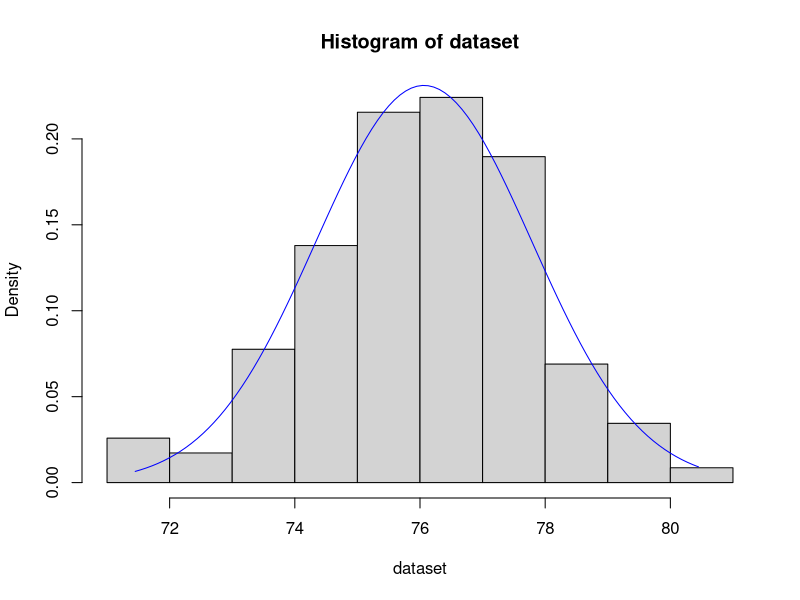
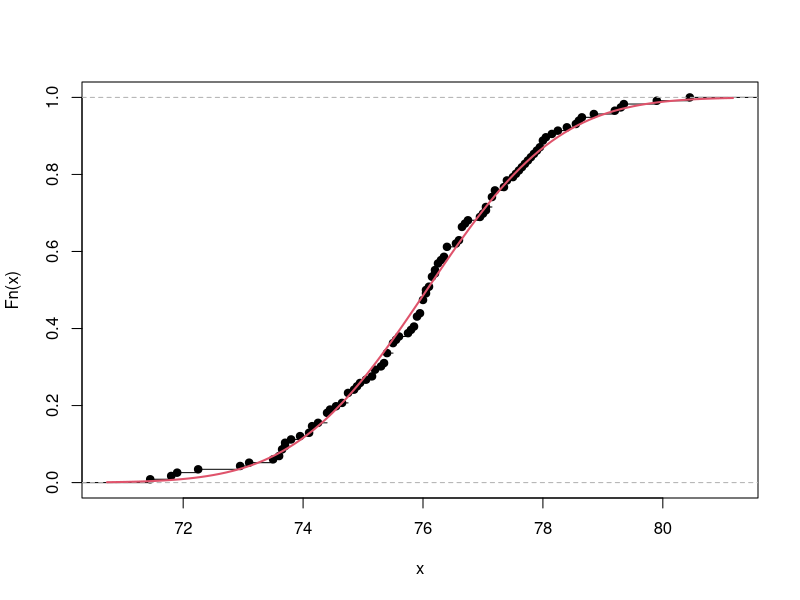
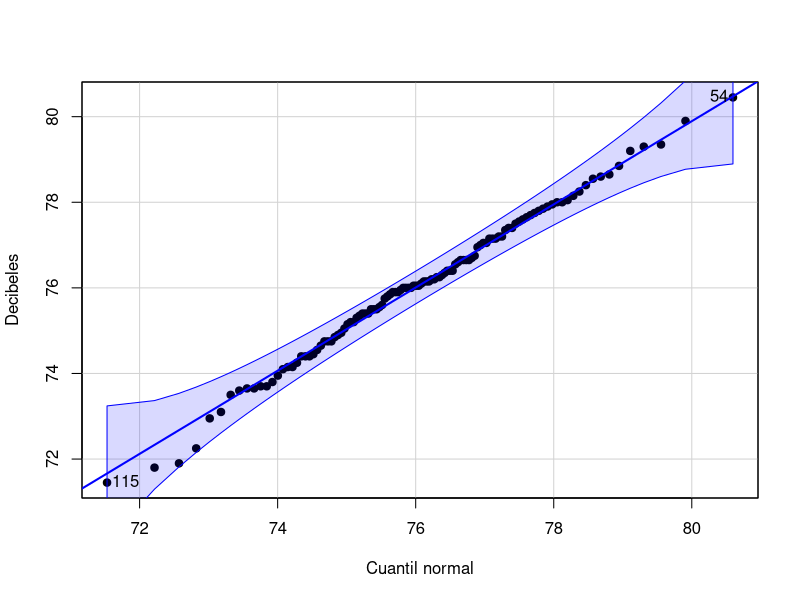
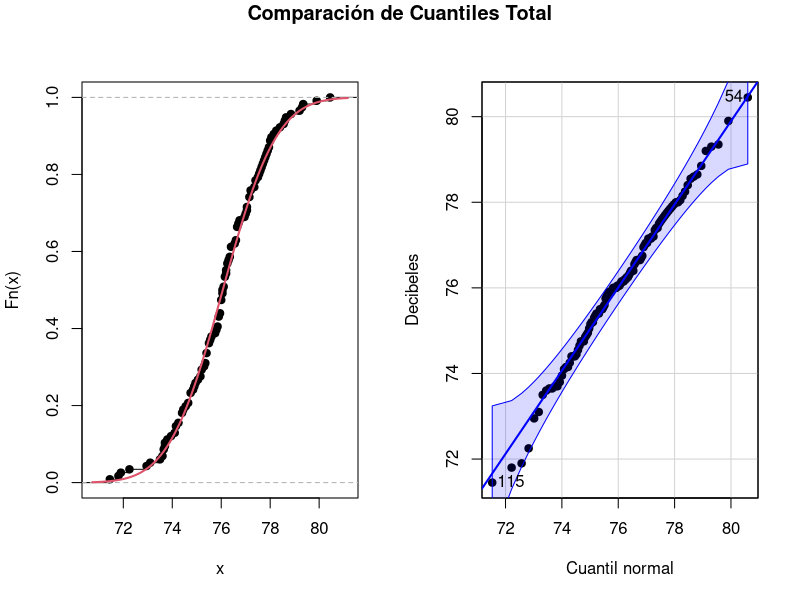
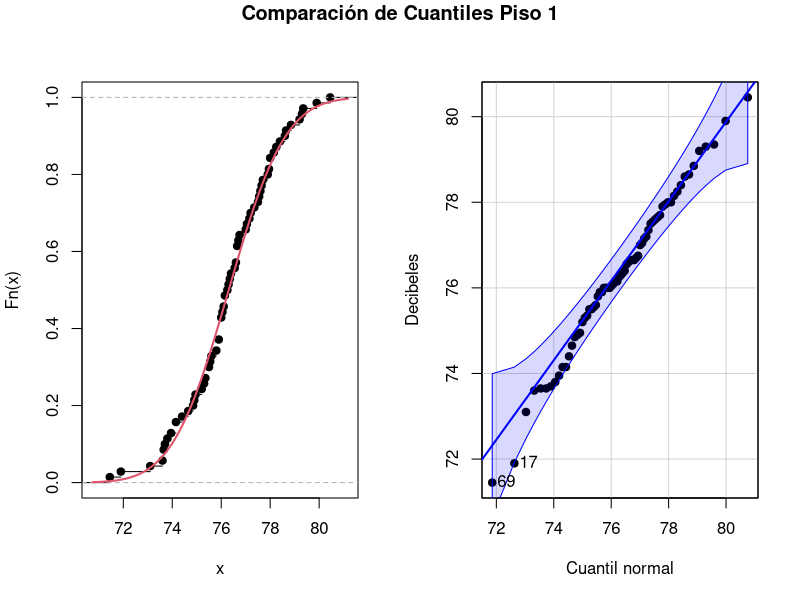
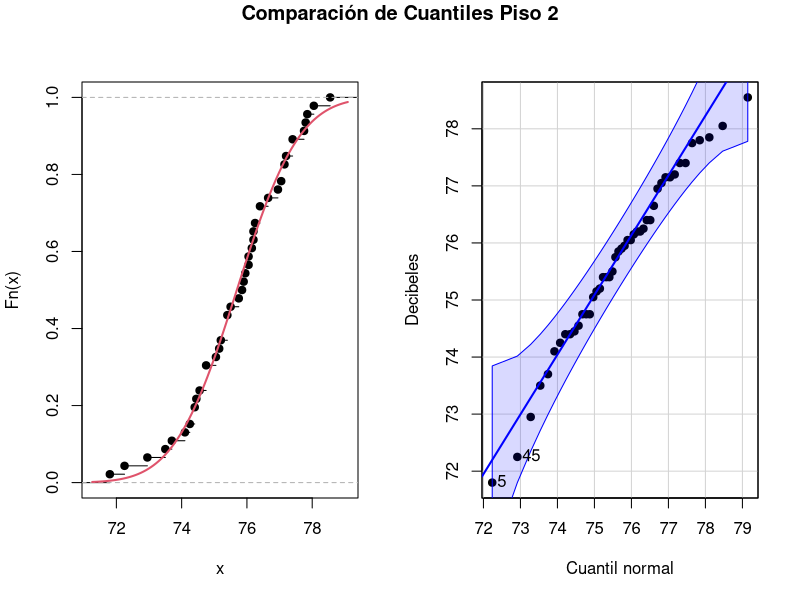
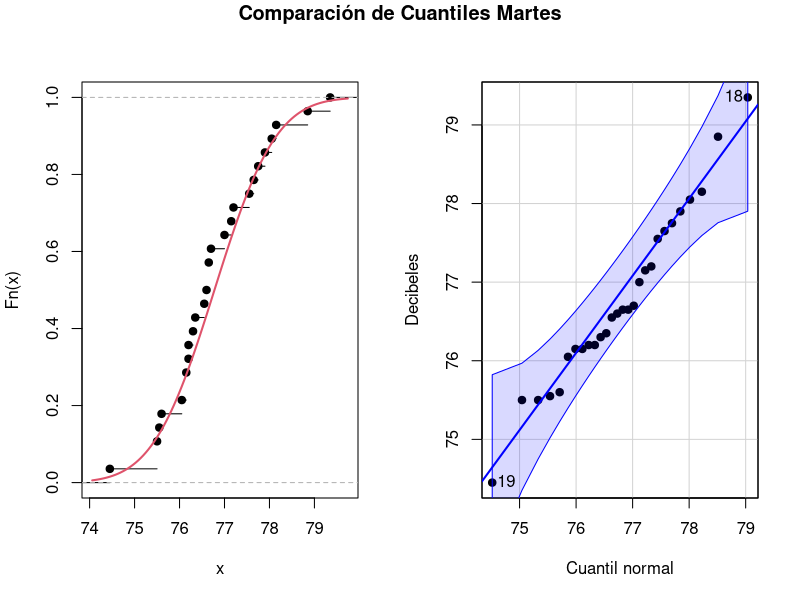
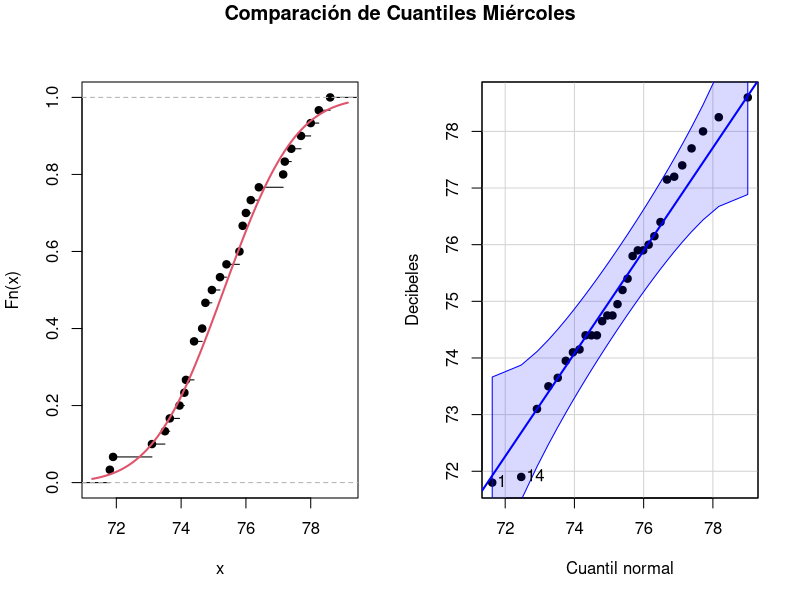

Source code (R) for these figures, in order: (Note: this script raises an error after producing the figures.)
## ---- chunk 1
knitr::opts_chunk$set(echo = TRUE)
## ---- chunk 2
#Lectura de la base de datos principal.
Sonido <- read.csv2("Base de Datos TF.csv", na.string = ".")
## ---- chunk 3
#Nuevas variables para la base de datos principal.

#Variable de Media.
Sonido$Mean_dB <- with(Sonido, (MAX_dB + MIN_dB)/2)

#Variable de Piso 1 y el piso 2.
Sonido$PISO <- with(Sonido, ifelse(LUGAR == "Lu_1" | LUGAR == "Lu_2", "PISO_2", "PISO_1"))

#Resultados y resumenes
str(Sonido)
summary(Sonido)
attach(Sonido)
## ---- chunk 4
# Filtros para analizar normalidad
Piso_1 <- droplevels(subset(Sonido, PISO == "PISO_1"))

Piso_2 <- droplevels(subset(Sonido, PISO == "PISO_2"))

Martes <- droplevels(subset(Sonido, DIA == "MARTES"))

Miercoles <- droplevels(subset(Sonido, DIA == "MIERCOLES"))

Jueves <- droplevels(subset(Sonido, DIA == "JUEVES"))

Viernes <- droplevels(subset(Sonido, DIA == "VIERNES"))

Lugar_1 <- droplevels(subset(Sonido, LUGAR == "Lu_1"))

Lugar_2 <- droplevels(subset(Sonido, LUGAR == "Lu_2"))

Lugar_3 <- droplevels(subset(Sonido, LUGAR == "Lu_3"))

Lugar_4 <- droplevels(subset(Sonido, LUGAR == "Lu_4"))

Lugar_5 <- droplevels(subset(Sonido, LUGAR == "Lu_5"))

Semana_1 <- droplevels(subset(Sonido, SEMANA == "1"))

Semana_2 <- droplevels(subset(Sonido, SEMANA == "2"))
## ---- chunk 5
#Ajuste a la Normal, a estos se los nombramos más adelante como "estadísticos"
require(MASS)
require(car)

ajuste.Mean <- fitdistr(Sonido$Mean_dB, "normal")

ajuste.piso1 <- fitdistr(Piso_1$Mean_dB, "normal")

ajuste.piso2 <- fitdistr(Piso_2$Mean_dB, "normal")

ajuste.mart <- fitdistr(Martes$Mean_dB, "normal")

ajuste.mier <- fitdistr(Miercoles$Mean_dB, "normal")

ajuste.juev <- fitdistr(Jueves$Mean_dB, "normal")

ajuste.vier <- fitdistr(Viernes$Mean_dB, "normal")

ajuste.lugar1 <- fitdistr(Lugar_1$Mean_dB, "normal")

ajuste.lugar2 <- fitdistr(Lugar_2$Mean_dB, "normal")

ajuste.lugar3 <- fitdistr(Lugar_3$Mean_dB, "normal")

ajuste.lugar4 <- fitdistr(Lugar_4$Mean_dB, "normal")

ajuste.lugar5 <- fitdistr(Lugar_5$Mean_dB, "normal")

ajuste.semana1 <- fitdistr(Semana_1$Mean_dB, "normal")

ajuste.semana2 <- fitdistr(Semana_2$Mean_dB, "normal")
## ---- chunk 6
#Función para gráficar densidades respecto a la teórica normal.
dibujarDensidades <- function(estadisticos, dataset, tituloX, tituloY, color){
  hist(dataset, freq = FALSE)
  curve(dnorm( x = x, mean = estadisticos$estimate[1], sd = estadisticos$estimate[2]), from = min(dataset), to = max(dataset),
        col = color, ylim = c(0,0.25), xlab = tituloX, ylab = tituloY, las=1, main = "", add = T)
  }

#Gráficos esperados a ver qupe tipo de distribución es.
dibujarDensidades(ajuste.Mean, Sonido$Mean_dB, "Mean_dB", "Densidad", "blue")
## ---- chunk 7
#Pruebas de Normalidad.
require(nortest)

test <- function(datos){
  ##Test de Shapiro-Wilk
  sw <- shapiro.test(datos$Mean_dB)
  
  ##Lilliefors (Kolmogorov-Smirnov)
  ll<- lillie.test(datos$Mean_dB)
  
  ##Test de Anderson-Darling
  Ad<- ad.test(datos$Mean_dB)
  
  ##Resultados
  sw
  ll
  Ad
  }
#Resultados de los test
test(Sonido)

test(Piso_1)

test(Piso_2)

test(Martes)

test(Miercoles)

test(Jueves)

test(Viernes)

test(Lugar_1)

test(Lugar_2)

test(Lugar_3)

test(Lugar_4)

test(Lugar_5)

test(Semana_1)

test(Semana_2)

#Otros test que sirven para verificar la normalidad.
#require(goftest)
#cv <- cvm.test(MIN_dB, "pnorm", mean = ajuste.MIN$estimate[1], sd=ajuste.MIN$estimate[2])
#Ks <- ks.test(Mean_dB, "pnorm", mean = ajuste.Mean$estimate[1], sd=ajuste.Mean$estimate[2])
#cv <- cvm.test(MIN_dB, "pnorm", mean = ajuste.MIN$estimate[1], sd=ajuste.MIN$estimate[2])
## ---- chunk 8
#Función para generar Gráficos de cuantiles y distribuciones.
GraficCuantiles <- function(datos, ajuste, texto){
  a <- paste("Comparación de Cuantiles", as.character(texto), sep = " ")
  op <- par(no.readonly = TRUE)
  par(mfrow = c(1, 2))
  with(data = NULL, {
    plot(ecdf(datos), main = NULL)
    curve(pnorm(x, ajuste$estimate[1], ajuste$estimate[2]), col = 2, add = T, lwd=2, main = NULL)
    qqPlot(datos, "norm", mean = ajuste$estimate[1], sd = ajuste$estimate[2], pch = 19, 
           ylab = "Decibeles", xlab = "Cuantil normal")
    })
  title(main = a, line = -1, cex = 1, outer = T, font.main = 2)
  par(op)
  }

#Gráfico principal que muestra que todos nuestros datos distribuyen normal por separado.
plot(ecdf(Sonido$Mean_dB), main = NULL)
curve(pnorm(x, ajuste.Mean$estimate[1], ajuste.Mean$estimate[2]), col = 2, add = T, lwd=2, main = NULL)
qqPlot(Sonido$Mean_dB, "norm", mean = ajuste.Mean$estimate[1], sd = ajuste.Mean$estimate[2], pch = 19, 
       ylab = "Decibeles", xlab = "Cuantil normal")

#Generando los gráficos utiliznado la función antes descrita utilizando los filtros y concluir normalidad.
GraficCuantiles(Sonido$Mean_dB, ajuste.Mean, "Total")

GraficCuantiles(Piso_1$Mean_dB, ajuste.piso1, "Piso 1")

GraficCuantiles(Piso_2$Mean_dB, ajuste.piso2, "Piso 2")

GraficCuantiles(Martes$Mean_dB, ajuste.mart, "Martes")

GraficCuantiles(Miercoles$Mean_dB, ajuste.mier, "Miércoles")

GraficCuantiles(Jueves$Mean_dB, ajuste.juev, "Jueves")

GraficCuantiles(Viernes$Mean_dB, ajuste.vier, "Viernes")

GraficCuantiles(Lugar_1$Mean_dB, ajuste.lugar1, "Lugar 1")

GraficCuantiles(Lugar_2$Mean_dB, ajuste.lugar2, "Lugar 2")

GraficCuantiles(Lugar_3$Mean_dB, ajuste.lugar3, "Lugar 3")

GraficCuantiles(Lugar_4$Mean_dB, ajuste.lugar4, "Lugar 4")

GraficCuantiles(Lugar_5$Mean_dB, ajuste.lugar5, "Lugar 5")

GraficCuantiles(Semana_1$Mean_dB, ajuste.semana1, "Semana 1")

GraficCuantiles(Semana_2$Mean_dB, ajuste.semana2, "Semana 2")
## ---- chunk 9
# Recodificación
require(RcmdrMisc)
require(sandwich)

## Recodificamos la variable PISO para que quede como factor.
Sonido <- within(Sonido, {
  PISO <- Recode(PISO, '1 = "PISO_1"; 2 = "PISO_2"; ; ;', as.factor.result = TRUE)
})

## Recodificamos la variable SEMANA para que quede como factor.
Sonido <- within(Sonido, {
  SEMANA <- Recode(SEMANA, '1 = "1"; 2 = "2"; ; ;', as.factor.result = TRUE)
})

## Organizamos los niveles de los días para que se muestren en orden.
Sonido$DIA <- with(Sonido, factor(DIA, levels = c('MARTES', 'MIERCOLES', 'JUEVES', 'VIERNES'), 
  ordered = TRUE))
## ---- chunk 10
#Función de gráficos de diferencia de medias.
GenerarGraficosMedias <- function(Parametro,Categorica, titulox, tituloy){
    with(Sonido, plotMeans(Parametro, Categorica, error.bars = "conf.int", level = 0.95, connect = TRUE, main = "Comparación de medias", xlab = titulox, ylab = tituloy))
}

#Gráfico de diferencia de medias respecto al PISO
GenerarGraficosMedias(Mean_dB, Sonido$PISO, "PISO", "Decibeles")

#Gráfico de diferencia de medias respecto al LUGAR
GenerarGraficosMedias(Mean_dB, Sonido$LUGAR, "LUGAR", "Decibeles")

#Gráfico de diferencia de medias respecto a la SEMANA
GenerarGraficosMedias(Mean_dB, Sonido$SEMANA, "SEMANA", "Decibeles")

#Gráfico de diferencia de medias respecto al DIA
GenerarGraficosMedias(Mean_dB, Sonido$DIA, "DIA", "Decibeles")
## ---- chunk 11
require(ggplot2)

#Gráfico de densidades por PISO
g1 <- ggplot(Sonido, aes(x = Sonido$Mean_dB, group = Sonido$PISO, col = PISO))
g1 + geom_line(stat = "density") + ggtitle("Comparacion por Piso") + theme(plot.title = element_text(hjust = 0.5)) + 
  ylab("Proporciones") + xlab("dB")

#Gráfico de densidades por LUGAR
g1 <- ggplot(Sonido, aes(x = Sonido$LUGAR, group = Sonido$LUGAR, col = LUGAR))
g1 + geom_line(stat = "density") + ggtitle("Comparacion por Lugar") + theme(plot.title = element_text(hjust = 0.5)) + 
  ylab("Proporciones") + xlab("dB")

#Gráfico de densidades por SEMANA
g1 <- ggplot(Sonido, aes(x = Sonido$SEMANA, group = Sonido$SEMANA, col = SEMANA))
g1 + geom_line(stat = "density") + ggtitle("Comparacion por SEMANA") + theme(plot.title = element_text(hjust = 0.5)) + 
  ylab("Proporciones") + xlab("dB")

#Gráfico de densidades por DIA
g1 <- ggplot(Sonido, aes(x = Sonido$Mean_dB, group = Sonido$DIA, col = DIA))
g1 + geom_line(stat = "density") + ggtitle("Comparacion por Días") + theme(plot.title = element_text(hjust = 0.5)) + 
  ylab("Proporciones") + xlab("dB")
